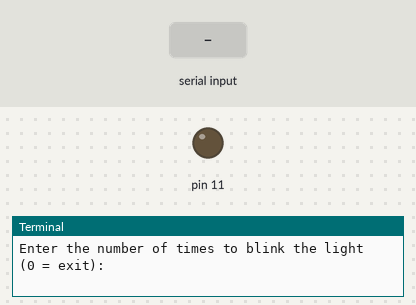
A program run on a simulated Raspberry Pi (header pin numbers). On the bench: output pins drawn as LEDs (lit = HIGH), the last lines printed to the terminal. Dashed ring = blinking. Inputs (shaded band) come from the test bench.

Above: at 1.2 s.
1.3 s: "5" typed at the terminal, then Enter
At 2.0 s:
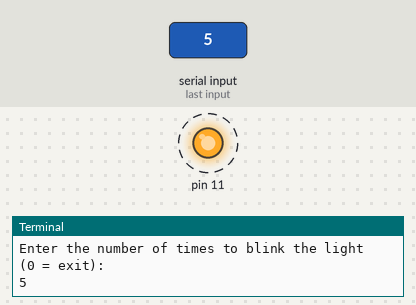
Timing chart, 0 to 11.8 s (numbered marks = the images above; inputs shaded):
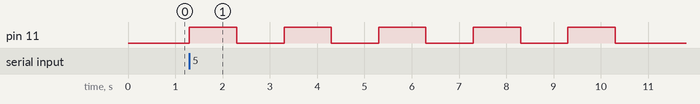

The program:

assignment.py
```python
# Ask the user for input, blink the light the set number of times
# re-prompt
import RPi.GPIO as gpio
from time import sleep

def blink(n):
    gpio.setmode(gpio.BOARD)
    gpio.setup(11, gpio.OUT)

    # loop the input
    for i in range(n):
        gpio.output(11, 1)
        sleep(1)
        gpio.output(11, 0)
        sleep(1)

    gpio.cleanup()


def init():
    # Default input setting to enter the loop
    n = 1;
    while n > 0:
        n = int(input("Enter the number of times to blink the light (0 = exit): "))
        blink(n)


init();
```

Measured:
- after the input at 1.3 s, pin 11: alternates HIGH for 1.0 s and LOW for 1.0 s, starting at once
